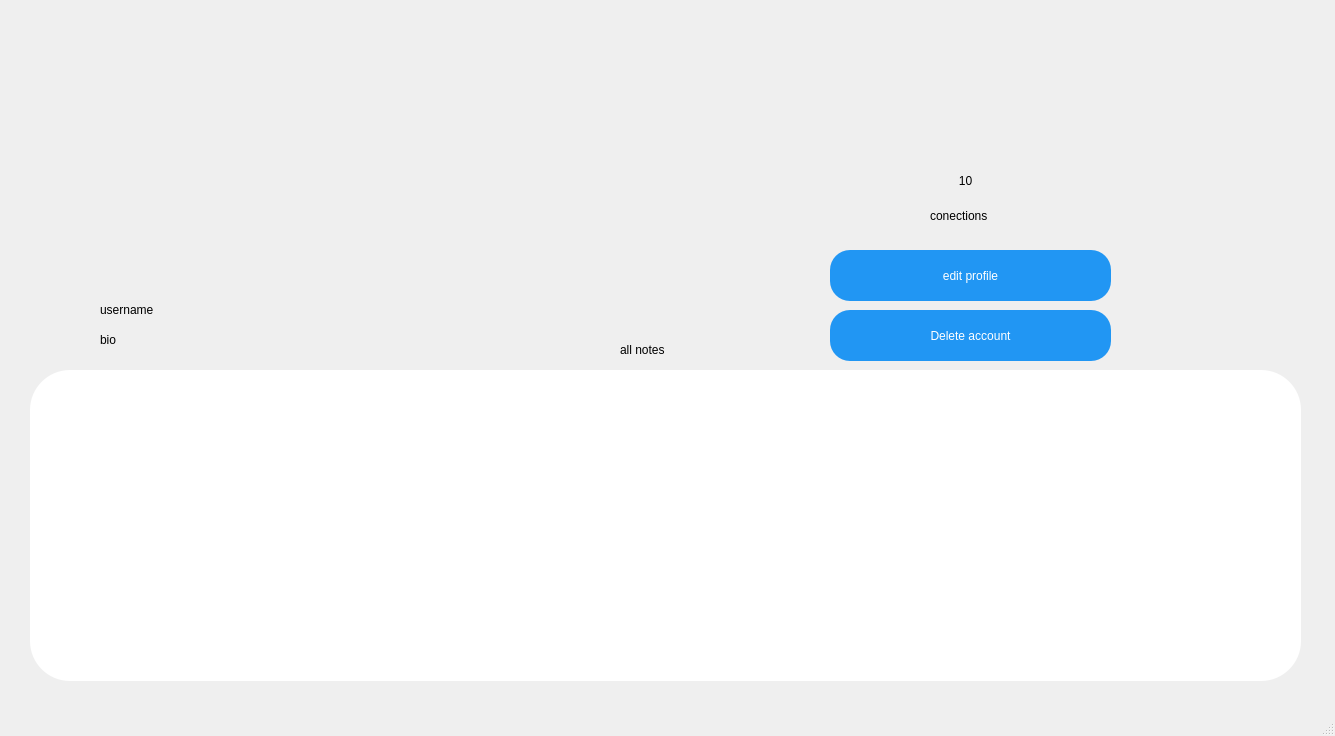
<?xml version="1.0" encoding="UTF-8"?>
<ui version="4.0">
 <class>main_user_page</class>
 <widget class="QMainWindow" name="main_user_page">
  <property name="geometry">
   <rect>
    <x>0</x>
    <y>0</y>
    <width>1335</width>
    <height>736</height>
   </rect>
  </property>
  <property name="windowTitle">
   <string>MainWindow</string>
  </property>
  <widget class="QWidget" name="centralwidget">
   <widget class="QLabel" name="label">
    <property name="geometry">
     <rect>
      <x>80</x>
      <y>100</y>
      <width>191</width>
      <height>191</height>
     </rect>
    </property>
    <property name="styleSheet">
     <string notr="true">border: none;
border-radius: 90px;
border-image: url(:/img/user-01_generated.jpg);
ui-&gt;label-&gt;setStylSheet(&quot;border-image: url ; bordr-radiusz: 30 px مثلا &quot;);</string>
    </property>
    <property name="text">
     <string/>
    </property>
   </widget>
   <widget class="QWidget" name="widget" native="true">
    <property name="geometry">
     <rect>
      <x>30</x>
      <y>370</y>
      <width>1271</width>
      <height>311</height>
     </rect>
    </property>
    <property name="styleSheet">
     <string notr="true">background-color: rgb(255, 255, 255);
border-radius: 40px;</string>
    </property>
    <widget class="QWidget" name="verticalLayoutWidget">
     <property name="geometry">
      <rect>
       <x>39</x>
       <y>49</y>
       <width>1191</width>
       <height>231</height>
      </rect>
     </property>
     <layout class="QVBoxLayout" name="verticalLayout"/>
    </widget>
   </widget>
   <widget class="QLabel" name="lUsername">
    <property name="geometry">
     <rect>
      <x>100</x>
      <y>300</y>
      <width>501</width>
      <height>20</height>
     </rect>
    </property>
    <property name="styleSheet">
     <string notr="true">font: 10pt &quot;MS Shell Dlg 2&quot;;</string>
    </property>
    <property name="text">
     <string>username</string>
    </property>
   </widget>
   <widget class="QLabel" name="lBio">
    <property name="geometry">
     <rect>
      <x>100</x>
      <y>330</y>
      <width>501</width>
      <height>20</height>
     </rect>
    </property>
    <property name="styleSheet">
     <string notr="true">font: 10pt &quot;MS Shell Dlg 2&quot;;</string>
    </property>
    <property name="text">
     <string>bio</string>
    </property>
   </widget>
   <widget class="QPushButton" name="pushButton">
    <property name="geometry">
     <rect>
      <x>210</x>
      <y>240</y>
      <width>61</width>
      <height>51</height>
     </rect>
    </property>
    <property name="cursor">
     <cursorShape>PointingHandCursor</cursorShape>
    </property>
    <property name="styleSheet">
     <string notr="true">border: none;
background: none;
image: url(:/img/16597173.png);</string>
    </property>
    <property name="text">
     <string/>
    </property>
   </widget>
   <widget class="QPushButton" name="pbConections">
    <property name="geometry">
     <rect>
      <x>930</x>
      <y>160</y>
      <width>71</width>
      <height>41</height>
     </rect>
    </property>
    <property name="cursor">
     <cursorShape>PointingHandCursor</cursorShape>
    </property>
    <property name="styleSheet">
     <string notr="true">border: none;
font: 75 20pt &quot;MS Shell Dlg 2&quot;;</string>
    </property>
    <property name="text">
     <string>10</string>
    </property>
   </widget>
   <widget class="QLabel" name="label_6">
    <property name="geometry">
     <rect>
      <x>930</x>
      <y>200</y>
      <width>81</width>
      <height>31</height>
     </rect>
    </property>
    <property name="styleSheet">
     <string notr="true">font: 10pt &quot;MS Shell Dlg 2&quot;;</string>
    </property>
    <property name="text">
     <string>conections</string>
    </property>
   </widget>
   <widget class="QPushButton" name="pushButton_3">
    <property name="geometry">
     <rect>
      <x>830</x>
      <y>250</y>
      <width>281</width>
      <height>51</height>
     </rect>
    </property>
    <property name="cursor">
     <cursorShape>PointingHandCursor</cursorShape>
    </property>
    <property name="styleSheet">
     <string notr="true">background-color: rgb(33, 150, 243);
border: none;
border-radius: 20px;
color: rgb(255, 255, 255);
font: 75 12pt &quot;MS Shell Dlg 2&quot;;</string>
    </property>
    <property name="text">
     <string>edit profile</string>
    </property>
   </widget>
   <widget class="QPushButton" name="pushButton_4">
    <property name="geometry">
     <rect>
      <x>30</x>
      <y>10</y>
      <width>41</width>
      <height>41</height>
     </rect>
    </property>
    <property name="cursor">
     <cursorShape>PointingHandCursor</cursorShape>
    </property>
    <property name="styleSheet">
     <string notr="true">font: 10pt &quot;MS Shell Dlg 2&quot;;
border: none;
image: url(:/img/10233815.png);</string>
    </property>
    <property name="text">
     <string/>
    </property>
   </widget>
   <widget class="QLabel" name="label_5">
    <property name="geometry">
     <rect>
      <x>620</x>
      <y>340</y>
      <width>71</width>
      <height>20</height>
     </rect>
    </property>
    <property name="styleSheet">
     <string notr="true">font: 10pt &quot;MS Shell Dlg 2&quot;;</string>
    </property>
    <property name="text">
     <string>all notes</string>
    </property>
   </widget>
   <widget class="QPushButton" name="pushButton_2">
    <property name="geometry">
     <rect>
      <x>1222</x>
      <y>307</y>
      <width>61</width>
      <height>71</height>
     </rect>
    </property>
    <property name="cursor">
     <cursorShape>PointingHandCursor</cursorShape>
    </property>
    <property name="styleSheet">
     <string notr="true">background : none;
border: none;
image: url(:/img/2312340.png);</string>
    </property>
    <property name="text">
     <string/>
    </property>
   </widget>
   <widget class="QPushButton" name="pushButton_5">
    <property name="geometry">
     <rect>
      <x>1230</x>
      <y>20</y>
      <width>51</width>
      <height>51</height>
     </rect>
    </property>
    <property name="cursor">
     <cursorShape>PointingHandCursor</cursorShape>
    </property>
    <property name="styleSheet">
     <string notr="true">background-color: none;
border: none;
image: url(:/img/images.png);
</string>
    </property>
    <property name="text">
     <string/>
    </property>
   </widget>
   <widget class="QPushButton" name="pushButton_6">
    <property name="geometry">
     <rect>
      <x>830</x>
      <y>310</y>
      <width>281</width>
      <height>51</height>
     </rect>
    </property>
    <property name="cursor">
     <cursorShape>PointingHandCursor</cursorShape>
    </property>
    <property name="styleSheet">
     <string notr="true">background-color: rgb(33, 150, 243);
border: none;
border-radius: 20px;
color: rgb(255, 255, 255);
font: 75 12pt &quot;MS Shell Dlg 2&quot;;</string>
    </property>
    <property name="text">
     <string>Delete account</string>
    </property>
   </widget>
  </widget>
  <widget class="QMenuBar" name="menubar">
   <property name="geometry">
    <rect>
     <x>0</x>
     <y>0</y>
     <width>1335</width>
     <height>21</height>
    </rect>
   </property>
  </widget>
  <widget class="QStatusBar" name="statusbar"/>
 </widget>
 <resources/>
 <connections/>
</ui>
